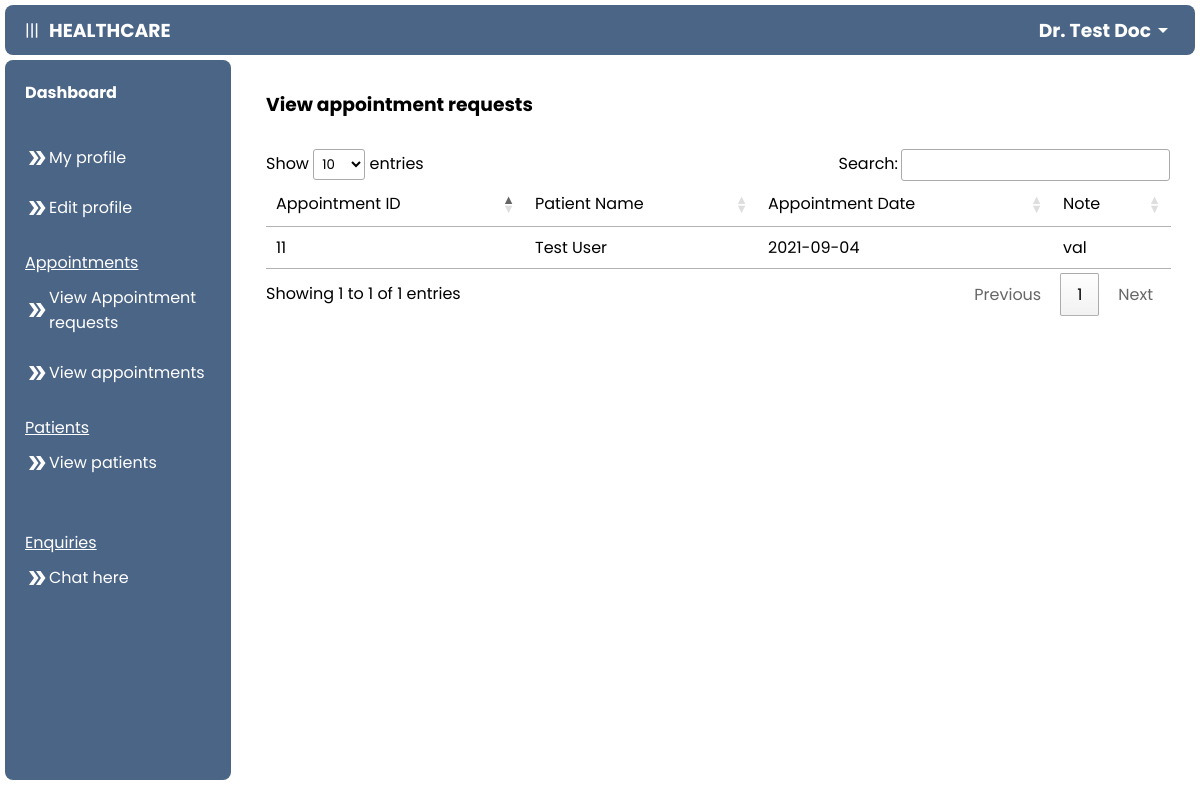
Screenshot of /doctor/view_appointments.php (signed in) with the database file from the repository.
### tables this page shows
CREATE TABLE `doctor` (
  `d_id` int(100) NOT NULL,
  `name` varchar(255) NOT NULL,
  `email` varchar(255) NOT NULL,
  `password` varchar(255) NOT NULL,
  `specialization` varchar(255) NOT NULL,
  `fees` int(100) NOT NULL,
  `created_date` datetime NOT NULL DEFAULT CURRENT_TIMESTAMP
);

CREATE TABLE `appointments` (
  `a_id` int(100) NOT NULL,
  `p_id` int(100) NOT NULL,
  `assigned_to_id` int(100) NOT NULL,
  `department` varchar(255) NOT NULL,
  `value` varchar(255) NOT NULL,
  `date` date NOT NULL,
  `note` varchar(255) DEFAULT NULL
);

CREATE TABLE `patient` (
  `p_id` int(11) NOT NULL,
  `name` varchar(255) NOT NULL,
  `email` varchar(255) NOT NULL,
  `password` varchar(255) NOT NULL,
  `address` varchar(255) NOT NULL,
  `age` int(100) NOT NULL,
  `gender` enum('male','female','other') NOT NULL,
  `reg_date` datetime NOT NULL DEFAULT CURRENT_TIMESTAMP
);

### doctor/view_appointments.php (the view, shortened to what this page needs)
<?php
$email = $_SESSION['email'];
include ("../connect.php");
$sql = mysqli_query($con, "SELECT * FROM doctor WHERE email = '$email'");
$row = mysqli_fetch_array($sql);
$id = $row["d_id"];
?>
<!DOCTYPE html>
<html lang="en">
<head>
    <link rel="stylesheet" href="../css/add.css">
    <link rel="stylesheet" href="//cdn.datatables.net/1.10.20/css/jquery.dataTables.min.css">
</head>
<body>
<?php include ('navigation.php'); ?>
        <main>
        <h3 style="margin-bottom: 30px;">View appointment requests</h3>
<table class="table" id="myTable">
    <thead class="thead">
        <tr>
            <td>Appointment ID</td>
            <td>Patient Name</td>
            <td>Appointment Date</td>
            <td>Note</td>
        </tr>
    </thead>
    <tbody>
        <?php
        $result = mysqli_query($con, "SELECT * FROM appointments INNER JOIN patient ON appointments.p_id = patient.p_id WHERE appointments.assigned_to_id = '$id' ");
        while ($row = mysqli_fetch_array($result)) {
            echo '
        <tr>
            <td>' . $row["a_id"] . '</td>
            <td>' . $row["name"] . '</td>
            <td>' . $row["date"] . '</td>
            <td>' . $row["note"] . '</td>
        </tr>
    ';
        }
        ?>
    </tbody>
</table>
        </main>
    </div>
</body>
</html>

### doctor/navigation.php (shortened to what this page needs)
<?php
include('../connect.php');
$email = $_SESSION['email'];
$sql = mysqli_query($con, "SELECT * FROM doctor WHERE email = '$email'");
$row = mysqli_fetch_array($sql);
$name = $row["name"];
?>
<link rel="stylesheet" href="../css/nav.css">
<header>
    <div class="head">
        <div id="nav_button" onclick="nav_button()">|||</div>
        <h3>HEALTHCARE</h3>
    </div>
    <div class="dropdown">
        <div class="user">
            <h3><?php echo $name; ?></h3>
            <span class="material-icons">
            </span>
        </div>
    </div>
</header>
<div class="container">
    <nav id="nav">
        <div class="nav-content">
            <a href="./dashboard.php">
                <h4>Dashboard</h4>
            </a>
        </div>
        <div class="nav-content">
            <u>
                <p></p>
            </u>
            <a href="./my_profile.php?id=<?php echo $row["d_id"]; ?>"><span class="material-icons">
                </span>My profile</a><br>
            <a href="./edit_profile.php?id=<?php echo $row["d_id"]; ?>"><span class="material-icons">
                </span>Edit profile</a>
        </div>
        <div class="nav-content">
            <u>
                <p>Appointments</p>
            </u>
            <a href="./view_request.php"><span class="material-icons">
                </span>View Appointment requests</a><br>
            <a href="./view_appointments.php"><span class="material-icons">
                </span>View appointments</a>
        </div>
        <div class="nav-content">
            <u>
                <p>Patients</p>
            </u>
            <a href="./view_patients.php"><span class="material-icons">
                </span>View patients</a><br>
        </div>
        <div class="nav-content">
            <u>
                <p>Enquiries</p>
            </u>
            <a href="./chat.php"><span class="material-icons">
                </span>Chat here</a><br>
        </div>
    </nav>

### css/add.css (style rules this page uses)
main { overflow: auto; }

### css/nav.css (style rules this page uses)
* { padding: 0; margin: 0; box-sizing: border-box; font-family: 'Poppins', sans-serif; }
body { overflow: hidden; height: 100vh; }
a { text-decoration: none; color: black; }
header { display: flex; align-items: center; justify-content: space-between; width: 100%-5px; height: 50px; padding:0 20px; background-color: #4B6587; color: #ffffff; border-radius: 0.5rem; margin: 5px; }
.dropdown { position: relative; display: inline-block; }
header .user, .head { display: flex; align-items: center; cursor: pointer; }
.head { gap: 10px; }
.container { display: flex; height: 100%; }
nav { flex: 1; background-color: #4B6587; width: 100%; height: 90%; margin: 5px; margin-top: 0; color: white; border-radius: 0.5rem; overflow: auto; display: block; transition: 0.5s ease-in-out; }
.nav-content { margin: 20px 0; padding: 0 20px; }
.nav-content a { display: flex; align-items: center; text-decoration: none; color: white; font-size: 16px; }
.nav-content p { padding: 10px 0; }
main { flex: 4; width: 100%; padding: 30px; }

### rows the page displays
doctor: name "Dr. Test Doc"
appointments: a_id "11", p.name "Test User", date "2021-09-04", note "val"
